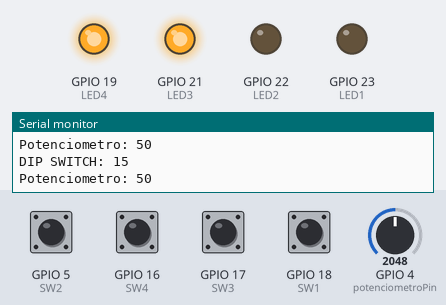
The sketch below on a simulated ESP32. On the bench: output pins drawn as LEDs (lit = HIGH), the last lines printed to the serial monitor. Dashed ring = blinking. Inputs (shaded band) come from the test bench; at power-on: GPIO 5 (SW2), GPIO 16 (SW4), GPIO 17 (SW3), GPIO 18 (SW1) HIGH, GPIO 4 (potenciometroPin) = 2048.

Above: at 1.8 s.
1.9 s: GPIO 4 (potenciometroPin) set to 1327
4.2 s: GPIO 4 (potenciometroPin) set to 1241
At 6.15 s:
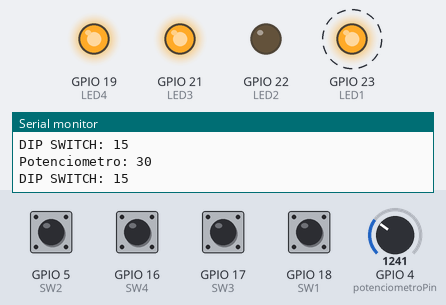
At 7.5 s:
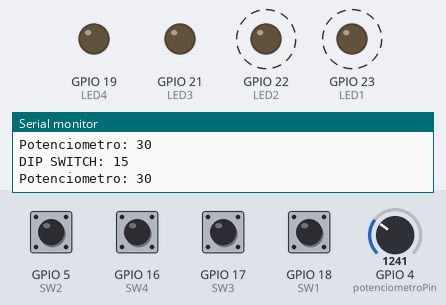
8.4 s: GPIO 4 (potenciometroPin) set to 2047
10.6 s: GPIO 16 (SW4) pulled LOW for 1.2 s
At 11.9 s:
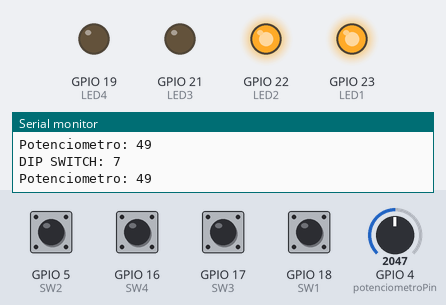
Timing chart, 0 to 13.9 s (numbered marks = the images above; inputs shaded):
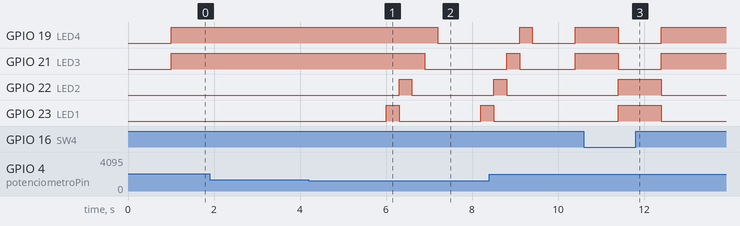

The sketch:

POTSWD_CAMILO_SARA.ino
```cpp
/*
  Programa: Control de LEDs con Potenciómetro y DIP Switch
  Descripción:
  Dependiendo del valor del potenciómetro y la suma
  del DIP Switch de 4 bits, se ejecutan diferentes
  secuencias de LEDs.
*/

// -------------------- DECLARACIÓN DE PINES --------------------

// LEDs
int LED1 = 23;
int LED2 = 22;
int LED3 = 21;
int LED4 = 19;

// DIP SWITCH
int SW1 = 18;
int SW2 = 5;
int SW3 = 17;
int SW4 = 16;

// Potenciómetro
int potenciometroPin = 4;

// Variables globales
int sensorValue = 0;
int potenciometro = 0;

void setup() {

  // Inicializa comunicación serial
  Serial.begin(115200);

  // Configuración de LEDs como salida
  pinMode(LED1, OUTPUT);
  pinMode(LED2, OUTPUT);
  pinMode(LED3, OUTPUT);
  pinMode(LED4, OUTPUT);

  // Configuración de DIP Switch como entrada
  pinMode(SW1, INPUT);
  pinMode(SW2, INPUT);
  pinMode(SW3, INPUT);
  pinMode(SW4, INPUT);
}

void loop() {

  // -------------------- LECTURA DEL POTENCIÓMETRO --------------------

  // Lee el valor analógico del potenciómetro
  sensorValue = analogRead(potenciometroPin);

  // Convierte el valor de 0-4095 a 0-100
  potenciometro = map(sensorValue, 0, 4095, 0, 100);

  // Muestra el valor en el monitor serial
  Serial.print("Potenciometro: ");
  Serial.println(potenciometro);
delay(1000);

  // -------------------- LECTURA DEL DIP SWITCH --------------------

  // Conversión de binario a decimal
  int valorSW1 = digitalRead(SW1) * 1;
  int valorSW2 = digitalRead(SW2) * 2;
  int valorSW3 = digitalRead(SW3) * 4;
  int valorSW4 = digitalRead(SW4) * 8;

  // Suma total del DIP Switch
  int dipsw = valorSW1 + valorSW2 + valorSW3 + valorSW4;

  // Muestra el valor del DIP Switch
  Serial.print("DIP SWITCH: ");
  Serial.println(dipsw);

  // ============================================================
  // PRIMERA CONDICIÓN
  // Potenciómetro > 30 y DIP Switch <= 7
  // Encender LED1 y LED2
  // Apagar LED3 y LED4
  // ============================================================

  if (potenciometro > 30 && dipsw <= 7) {

    digitalWrite(LED1, HIGH);
    digitalWrite(LED2, HIGH);

    digitalWrite(LED3, LOW);
    digitalWrite(LED4, LOW);
  }

  // ============================================================
  // SEGUNDA CONDICIÓN
  // Potenciómetro > 30 y DIP Switch > 7
  // Apagar LED1 y LED2
  // Encender LED3 y LED4
  // ============================================================

  else if (potenciometro > 30 && dipsw > 7) {

    digitalWrite(LED1, LOW);
    digitalWrite(LED2, LOW);

    digitalWrite(LED3, HIGH);
    digitalWrite(LED4, HIGH);
  }

  // ============================================================
  // TERCERA CONDICIÓN
  // Potenciómetro <= 30 y DIP Switch <= 7
  // Todos los LEDs parpadean juntos infinitamente
  // ============================================================

  else if (potenciometro <= 30 && dipsw <= 7) {

    // Encender todos los LEDs
    digitalWrite(LED1, HIGH);
    digitalWrite(LED2, HIGH);
    digitalWrite(LED3, HIGH);
    digitalWrite(LED4, HIGH);

    delay(500);

    // Apagar todos los LEDs
    digitalWrite(LED1, LOW);
    digitalWrite(LED2, LOW);
    digitalWrite(LED3, LOW);
    digitalWrite(LED4, LOW);

    delay(500);
  }

  // ============================================================
  // CUARTA CONDICIÓN
  // Potenciómetro <= 30 y DIP Switch > 7
  // Encendido secuencial de LEDs
  // ============================================================

  else if (potenciometro <= 30 && dipsw > 7) {

    // LED1
    digitalWrite(LED1, HIGH);
    delay(300);
    digitalWrite(LED1, LOW);

    // LED2
    digitalWrite(LED2, HIGH);
    delay(300);
    digitalWrite(LED2, LOW);

    // LED3
    digitalWrite(LED3, HIGH);
    delay(300);
    digitalWrite(LED3, LOW);

    // LED4
    digitalWrite(LED4, HIGH);
    delay(300);
    digitalWrite(LED4, LOW);
  }
}
```

Measured:
- the behaviour switches between 1270 and 1269 on GPIO 4 (potenciometroPin) (found by bisection; images 0 and 1)
- after the input at 4.2 s, GPIO 19 (LED4): HIGH → LOW after 3.0 s; GPIO 21 (LED3): HIGH → LOW after 2.7 s; GPIO 22 (LED2): LOW → HIGH after 2.1 s, → LOW 0.30 s later; GPIO 23 (LED1): LOW → HIGH after 1.8 s, → LOW 0.30 s later, → HIGH 1.9 s later
- after the input at 10.6 s, GPIO 19 (LED4), GPIO 21 (LED3): HIGH → LOW after 0.80 s, → HIGH 1.0 s later; GPIO 22 (LED2), GPIO 23 (LED1): LOW → HIGH after 0.80 s, → LOW 1.0 s later
